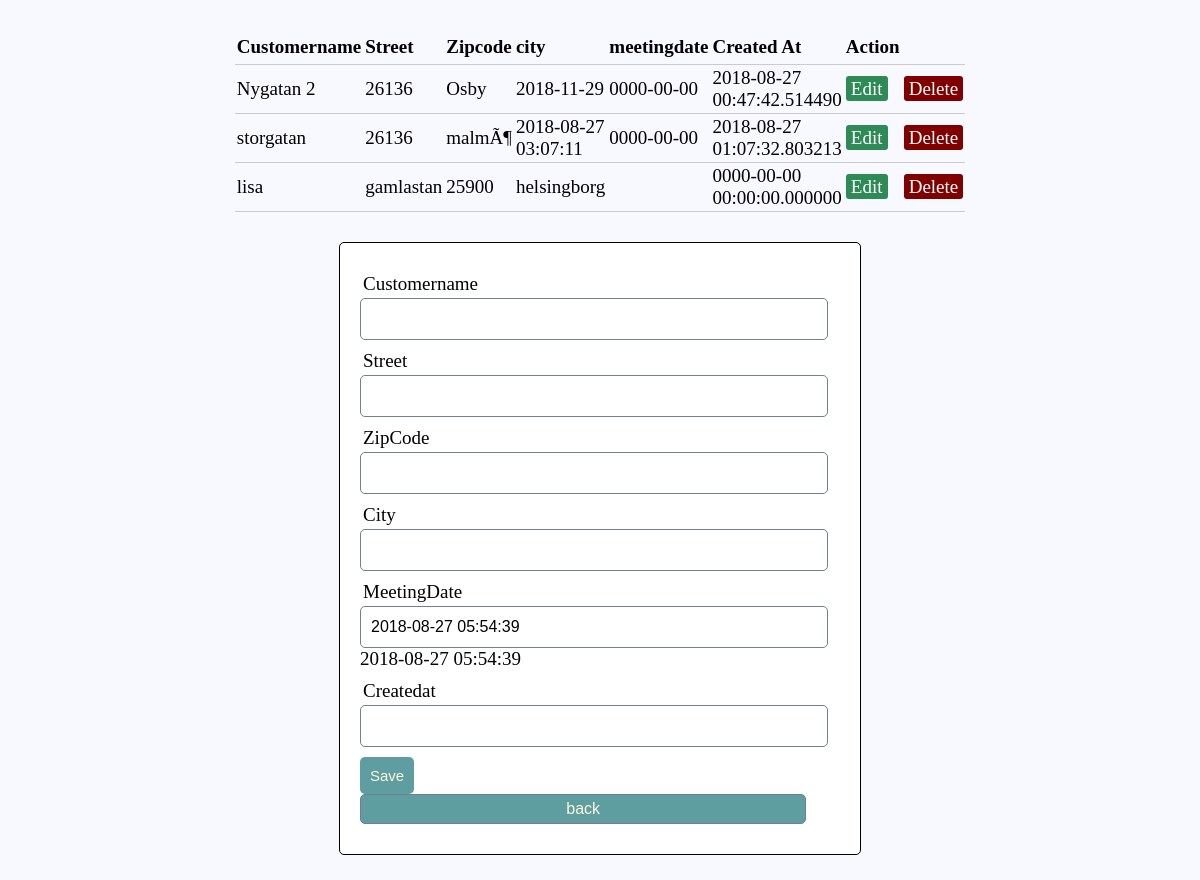
The page /cusindex.php on the database its author committed.
### tables this page shows
CREATE TABLE `customer` (
  `Customer-ID` int(100) NOT NULL,
  `Customername` varchar(255) NOT NULL,
  `Street` varchar(255) NOT NULL,
  `zipcode` varchar(255) NOT NULL,
  `city` varchar(255) NOT NULL,
  `meetingdate` varchar(255) NOT NULL,
  `Createdat` timestamp(6) NOT NULL DEFAULT CURRENT_TIMESTAMP(6) ON UPDATE CURRENT_TIMESTAMP(6)
);

### config.php (called while the page is built, shortened)
<?php
	$Customername = "";
	$Street = "";
  $zipcode = "";
  $city = "";
  $Createdat = "";
	$update = false;
   ?>

### cusindex.php (the view, shortened to what this page needs)
<?php  include('config.php'); ?>
<!DOCTYPE html>
<html>
<head>
<link rel="stylesheet" type="text/css" href="style.css">
</head>
<body>
<?php $results = mysqli_query($db, "SELECT * FROM customer"); ?>
<table>
	<thead>
		<tr>
			<th>Customername</th>
      <th>Street</th>
      <th>Zipcode</th>
			<th >city</th>
      <th>meetingdate</th>
      <th>Created At</th>
			<th >Action</th>
		</tr>
	</thead>
	<?php while ($row = mysqli_fetch_array($results)) { ?>
		<tr>
     <td><?php echo $row['Customername']; ?></td>
      <td><?php echo $row['Street']; ?></td>
      <td><?php echo $row['zipcode']; ?></td>
			<td><?php echo $row['city']; ?></td>
      <td><?php echo $row['meetingdate']; ?></td>
      <td><?php echo $row['Createdat']; ?></td>
      <td>
				<a href="index.php?edit=<?php echo $row['id']; ?>" class="edit_btn" >Edit</a>
			</td>
			<td>
				<a href="config.php?del=<?php echo $row['id']; ?>" class="del_btn">Delete</a>
			</td>
		</tr>
	<?php } ?>
</table>
  <form method="post" action="config.php" >
<div class="input-group">
  <label>Customername</label>
  <input type="text" name="Customername" value="<?php echo $Customername; ?>">
</div>
<div class="input-group">
  <label>Street</label>
  <input type="text" name="Street" value="<?php echo $Street; ?>">
</div>
<div class="input-group">
  <label>ZipCode</label>
  <input type="text" name="zipcode" value="<?php echo $zipcode; ?>">
</div>
<div class="input-group">
  <label>City</label>
  <input type="text" name="city" value="<?php echo $city; ?>">
</div>
<div class="input-group">
  <label>MeetingDate</label>
  <input type="text" name="meetingdate" value="<?php date_default_timezone_set("Europe/Stockholm"); echo date("Y-m-d H:i:s"); ?>">
  <?php  echo date("Y-m-d H:i:s");?>
</div>
<div class="input-group">
  <label>Createdat</label>
  <input type="text" name="createdat" value="<?php echo $Createdat; ?>">
</div>
<div class="input-group">
  <?php if ($update == true): ?>
	<button class="btn" type="submit" name="update" style="background: #556B2F;" >update</button>
<?php else: ?>
	<button class="btn" type="submit" name="save" >Save</button>
	<input class="btn" type="button" value="back" onclick="location='index.php'" />
<?php endif ?>
</div>
</form>
</body>
</html>

### style.css (style rules this page uses)
* { margin: 0px; padding: 0px; }
body { font-size: 19px; background: #F8F8FF; }
form, .content { width: 40%; margin: 25px auto; padding: 20px; border: 1px solid black; background: white; border-radius: 5px; }
.input-group { margin: 10px 0px 10px 0px; }
.input-group label { display: block; text-align: left; margin: 3px; }
.input-group input { height: 30px; width: 93%; padding: 5px 10px; font-size: 16px; border-radius: 5px; border: 1px solid slategray; }
.btn { padding: 10px; font-size: 15px; color: cornsilk; background: #5F9EA0; border: none; border-radius: 5px; }
.edit_btn { text-decoration: none; padding: 2px 5px; background: #2E8B57; color: white; border-radius: 3px; }
.del_btn { text-decoration: none; padding: 2px 5px; color: white; border-radius: 3px; background: #800000; }
table { width: 50%; margin: 30px auto; border-collapse: collapse; text-align: left; }
tr { border-bottom: 1px solid #cbcbcb; }
th, td { border: none; height: 30px; padding: 2px; }

### rows shown on the page
customer: Customername "Nygatan 2", Street "26136", zipcode "Osby", city "2018-11-29", meetingdate "0000-00-00", Createdat "2018-08-27 00:47:42.514490"
customer: Customername "storgatan", Street "26136", zipcode "malmÃ¶", city "2018-08-27 03:07:11", meetingdate "0000-00-00", Createdat "2018-08-27 01:07:32.803213"
customer: Customername "lisa", Street "gamlastan", zipcode "25900", city "helsingborg", Createdat "0000-00-00 00:00:00.000000"
